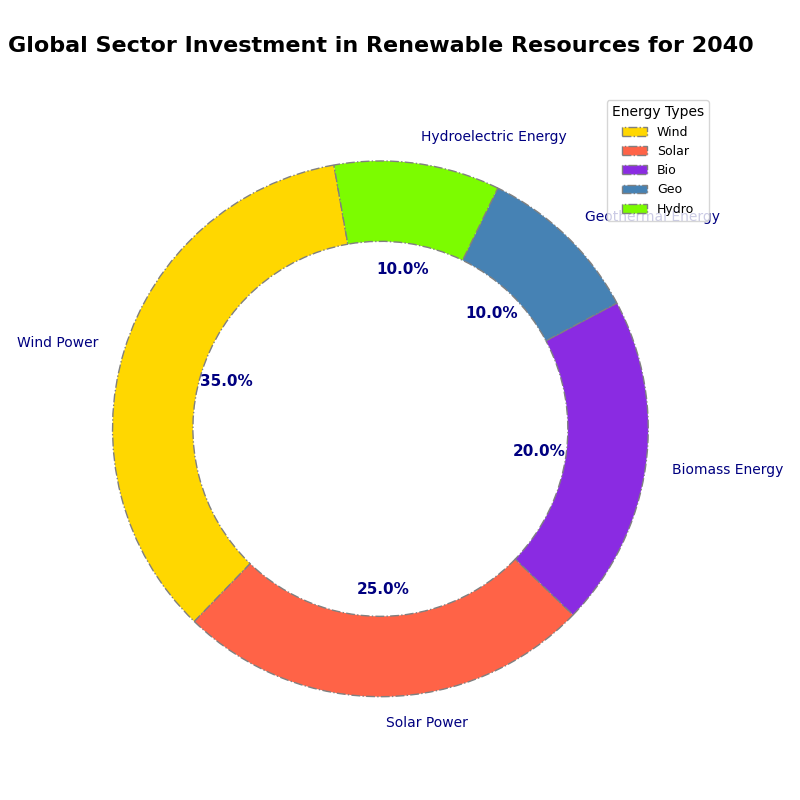

Source code (Python):
import matplotlib.pyplot as plt

sectors = ['Wind Power', 'Solar Power', 'Biomass Energy', 'Geothermal Energy', 'Hydroelectric Energy']  # Changed order
investment_distribution = [35, 25, 20, 10, 10]

colors = ['#FFD700', '#FF6347', '#8A2BE2', '#4682B4', '#7CFC00']
markers = ['D', 'o', 'v', '^', 's']
linestyles = ['-', '--', '-.', ':', '-.']

fig, ax = plt.subplots(figsize=(8, 8))
wedges, texts, autotexts = ax.pie(
    investment_distribution, 
    labels=sectors, 
    autopct='%1.1f%%', 
    startangle=100,
    colors=colors, 
    wedgeprops=dict(width=0.3, edgecolor='grey', linestyle=linestyles[2]),
    textprops=dict(color="navy")
)

plt.setp(autotexts, size=11, weight="heavy")

# Altered title
ax.set_title('Global Sector Investment in Renewable Resources for 2040', fontsize=16, fontweight='heavy', pad=30)

# Altered legend labels
ax.legend(wedges, ['Wind', 'Solar', 'Bio', 'Geo', 'Hydro'], title="Energy Types", loc="upper right", fontsize=9, markerscale=1.5)

ax.grid(visible=True, linestyle=linestyles[1], linewidth=0.7, color='grey')
plt.gca().spines['top'].set_color('orange')
plt.gca().spines['right'].set_color('orange')

plt.tight_layout()
plt.show()
